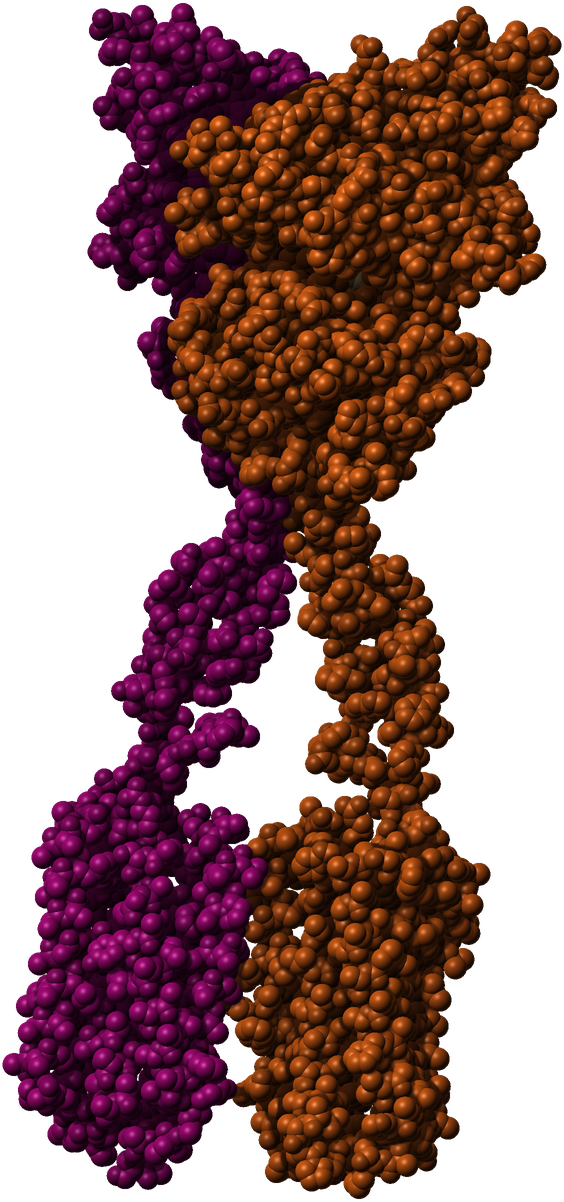

Write the Python code that produced this figure.
#!/usr/bin/env python3
"""Hero render: space-filling model of the real full-length mGlu2 homodimer bound to glutamate and a positive
allosteric modulator (PDB 7MTR, cryo-EM; Seven et al. 2021). Protomer A in Camino orange, protomer B in Camino
magenta, glutamate and the PAM in pale gold. Lambert + rim + spec + depth AO, transparent ground. Out: mglu2.png"""
import numpy as np, pathlib, sys
from PIL import Image
def _box(a,r,ax):
    a=np.moveaxis(a,ax,0);p=np.concatenate([np.repeat(a[:1],r+1,0),a,np.repeat(a[-1:],r,0)]);c=np.cumsum(p,0)
    return np.moveaxis((c[2*r+1:]-c[:-2*r-1])/(2*r+1),0,ax)
def blur(a,s):
    r=max(1,int(s*0.9))
    for _ in range(3): a=_box(_box(a,r,0),r,1)
    return a
H=pathlib.Path(__file__).resolve().parent
R={'C':1.70,'N':1.55,'O':1.52,'S':1.80}
xyz=[];el=[];ch=[];lig=[]
for l in open(H/'7mtr.pdb'):
    if l.startswith(('ATOM','HETATM')):
        rn=l[17:20].strip()
        if rn in ('HOH','NAG'): continue
        e=l[76:78].strip() or l[12:14].strip()[0]
        if e not in R: continue
        xyz.append([float(l[30:38]),float(l[38:46]),float(l[46:54])]);el.append(e);ch.append(l[21]);lig.append(l.startswith('HETATM'))
X=np.array(xyz);X-=X.mean(0);CH=np.array(ch);LIG=np.array(lig)
w,v=np.linalg.eigh(np.cov(X.T));V=v[:,::-1];P=X@V   # col0 = long axis
P=P[:,[1,0,2]]                                       # long axis -> y (vertical)
# orient: the chain-A centroid on the left
if P[CH=='A',0].mean()>0: P[:,0]*=-1;P[:,2]*=-1
def rot(a,ax):
    c,s=np.cos(a),np.sin(a)
    return {'x':np.array([[1,0,0],[0,c,-s],[0,s,c]]),'y':np.array([[c,0,s],[0,1,0],[-s,0,c]]),'z':np.array([[c,-s,0],[s,c,0],[0,0,1]])}[ax]
ang=[float(a) for a in (sys.argv[1:4] if len(sys.argv)>3 else (0.12,0.5,0.0))]
flip=len(sys.argv)>5 and sys.argv[5]=='flip'
if flip: P[:,1]*=-1;P[:,2]*=-1
P=P@rot(ang[0],'x').T@rot(ang[1],'y').T@rot(ang[2],'z').T
S=int(sys.argv[4]) if len(sys.argv)>4 else 2400
rad=np.array([R[e] for e in el])
lo=(P[:,:2]-rad[:,None]).min(0);hi=(P[:,:2]+rad[:,None]).max(0)
sc=S*0.92/(hi-lo).max();off=np.array([S,S])/2-(lo+hi)/2*sc
Z=np.full((S,S),-1e9);N=np.zeros((S,S,3));ID=np.full((S,S),-1)
for i in np.argsort(P[:,2]):
    cx,cy=P[i,:2]*sc+off;cy=S-cy;r=rad[i]*sc
    x0,x1=int(max(cx-r,0)),int(min(cx+r+1,S));y0,y1=int(max(cy-r,0)),int(min(cy+r+1,S))
    yy,xx=np.mgrid[y0:y1,x0:x1];dx=(xx+.5-cx)/r;dy=(yy+.5-cy)/r;d2=dx*dx+dy*dy;m=d2<1
    dz=np.sqrt(np.clip(1-d2,0,1));z=P[i,2]*sc+dz*r
    sub=Z[y0:y1,x0:x1];upd=m&(z>sub)
    sub[upd]=z[upd];N[y0:y1,x0:x1][upd]=np.stack([dx,-dy,dz],-1)[upd];ID[y0:y1,x0:x1][upd]=i
mask=ID>=0
Zf=np.where(mask,Z,Z[mask].min()-40*sc/10);ao=np.zeros_like(Z)
for rr in (6,14,30,60):
    b=blur(Zf,rr);ao+=np.clip((b-Zf)/(rr*1.6),0,1)
ao=np.clip(1-ao/2.2,0,1)
L=np.array([-.45,.55,.7]);L/=np.linalg.norm(L)
lam=np.clip((N*L).sum(-1),0,1)
Hh=L+np.array([0,0,1]);Hh/=np.linalg.norm(Hh);spec=np.clip((N*Hh).sum(-1),0,1)**38
rim=(1-np.clip(N[...,2],0,1))**3
E=np.array(el)
orange=np.array([236,104,22])/255;magenta=np.array([196,10,140])/255;gold=np.array([255,214,140])/255
col_atom=np.where((CH=='A')[:,None],orange,magenta)
# heteroatoms slightly deeper for texture
col_atom=np.where(((E=='N')|(E=='O'))[:,None]&~LIG[:,None],col_atom*0.84,col_atom)
col_atom=np.where(LIG[:,None],gold,col_atom)
col=col_atom[np.clip(ID,0,None)]
zn=(Z-Z[mask].min())/(Z[mask].max()-Z[mask].min()+1e-6);zn=np.where(mask,zn,0)
ink=np.array([20,9,16])/255
shade=(0.10+0.80*lam*(0.55+0.45*ao))[...,None]*col*(0.55+0.45*ao[...,None])
shade+=spec[...,None]*0.30*ao[...,None]+rim[...,None]*col*0.22
f=(0.62+0.38*zn[...,None]);shade=shade*f+ink*(1-f)*0.6
img=np.clip(shade,0,1)
rgba=np.dstack([img*255,mask.astype(np.float32)*255]).astype(np.uint8)
im=Image.fromarray(rgba,'RGBA').resize((S//2,S//2),Image.LANCZOS)
im=im.crop(im.getbbox());im.save(H/'mglu2.png');print(im.size,X.shape,LIG.sum())
